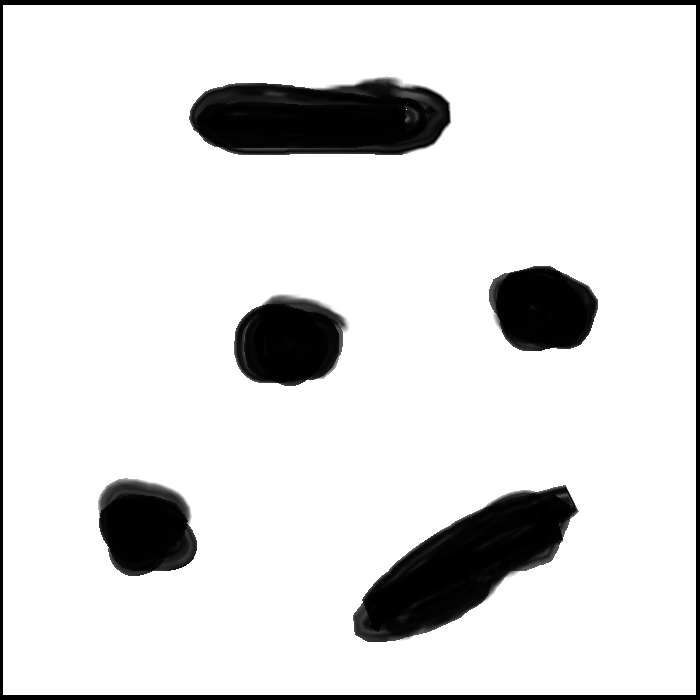
%> input picture 06 - Planejamento - Decomposição em Células/mapa.png, 700 x 700 px
$ octave Mapa_grid.m   (GNU Octave 9; MATLAB toolbox functions it lacks are replaced by stand-ins)
%> lines starting %> are read from the running program, lines starting %| are printed output that depends on the picture; in (x1, y1, x2, y2) boxes, pixels count from 0 and x2, y2 are one past the last pixel; in counts of white or black regions, pixels touching at a corner belong together; the program's own positions count from 1
clc;
clear all;
close all;

% Leitura da imagem do mapa
img = imread('Mapa.png');
%> img is the input picture: size 700x700x3 uint8; min 0, max 255, mean 221
img=rgb2gray(img); %Converter para gray
%> img: size 700x700 uint8
[n_linhas_img, n_colunas_img]=size(img);
%> n_linhas_img = 700; n_colunas_img = 700
image(img); % mostra a imagem em escala de cinza
set(gcf,'colormap',gray);
axis equal;

%Tamanho do mapa em metros
size_x_mapa=10;
size_y_mapa=10;


%intervalo do grid em metros
size_grid=0.5;
etiqueta_x=-size_x_mapa/2:size_grid:size_x_mapa/2;
etiqueta_y=size_y_mapa/2:-size_grid:-size_y_mapa/2;

%convertendos as etiquetas int em array para etiquetar os eixos do mapa
etiqueta_x_string = arrayfun(@num2str, etiqueta_x, 'UniformOutput', false);
etiqueta_y_string = arrayfun(@num2str, etiqueta_y, 'UniformOutput', false);

escala_colunas=n_colunas_img/size_x_mapa; %pixels/metro
%> escala_colunas = 70
escala_linhas=n_linhas_img/size_y_mapa; %pixels/metro
%> escala_linhas = 70

ticks_x=0:size_grid*escala_colunas:n_colunas_img;
%> ticks_x = 21 values from 0 to 700
ticks_y=0:size_grid*escala_linhas:n_linhas_img;
%> ticks_y = 21 values from 0 to 700


%Apenas para garantir que só teremos esses dois valores
threshold = 127;
img(img > threshold) = 255;
img(img <= threshold) = 0;
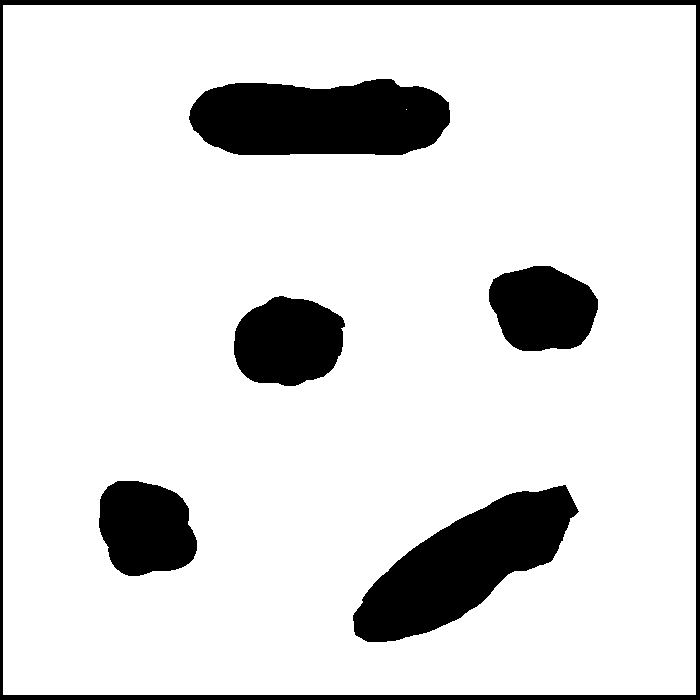
%> img: size 700x700 uint8; 86.1% white; 6 black regions, box (x1, y1, x2, y2) and area: (353, 485, 579, 642) 17037, (189, 79, 450, 155) 16589, (0, 0, 700, 700) 11830, (234, 296, 345, 386) 7817, (99, 481, 197, 576) 7398, (489, 266, 598, 351) 7235


% Preenchendo o GRID, onde tiver algum pixel preto, preenche toda a celula
% Cada célula recebe o somatório dos valores dos Pixels
rows=round(n_linhas_img/(size_grid*escala_linhas)); %celulas em pixels linhas (obs! o tamanho vertical está dividido em linhas)
%> rows = 20
cols=round(n_colunas_img/(size_grid*escala_colunas)); %celulas em pixels linhas
%> cols = 20
Grade = zeros(rows, cols);
for r = 1:rows
    for c = 1:cols

        colunas_i = round((c-1) * size_grid*escala_colunas) + 1;
        colunas_f = round(colunas_i + size_grid*escala_colunas) - 1;

        linhas_i = round((r-1) * size_grid*escala_linhas) + 1;
        linhas_f = round(linhas_i + size_grid*escala_linhas) - 1;

        if (colunas_f <= n_colunas_img) &&(linhas_f < n_linhas_img)
            matriz_aux=img(linhas_i:linhas_f, colunas_i:colunas_f);
        end
        %se a matriz auxiliar tiver algum zero, zerar tudo
        aux1=min(matriz_aux);
        aux2=min(aux1);
        if aux2~=0
            aux2=255;
        end
        Grade(r, c) = aux2;
    end
end
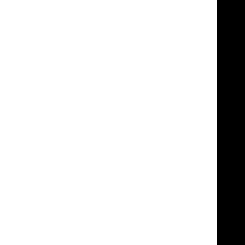
%> matriz_aux: size 35x35 uint8 (shown 7 times larger); 88.6% white; 1 black region, box (x1, y1, x2, y2) and area: (31, 0, 35, 35) 140
% para cada bloco foi asocciado um pixel, então a imagem diminui de tamanho

%Zoom do gráfico para plotar junto com o original
Grade_Completa=zeros(n_linhas_img, n_colunas_img);
escalax=n_colunas_img/cols;
%> escalax = 35
escalay=n_linhas_img/rows;
%> escalay = 35
for kl=1:n_linhas_img
    klg=ceil(kl/escalay);
    for kc=1:n_colunas_img
        kcg=ceil(kc/escalax);
        Grade_Completa(kl,kc)=Grade(klg,kcg);
    end
end
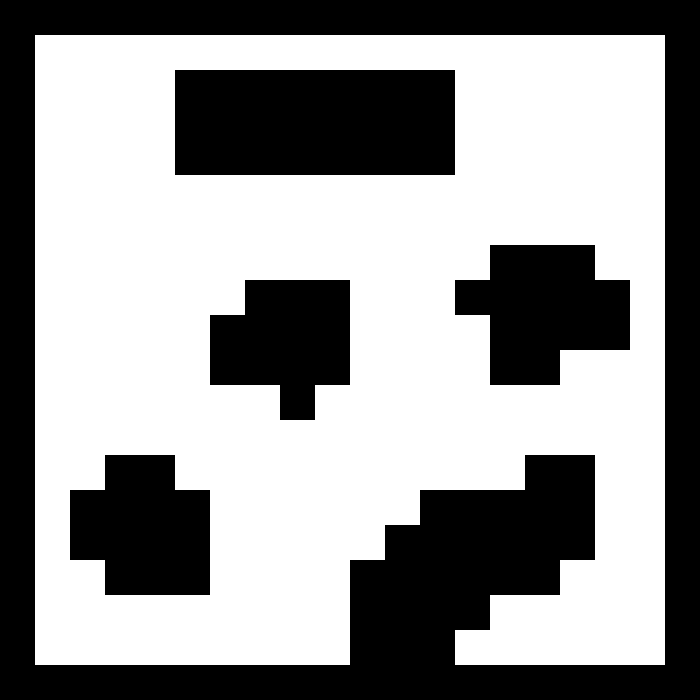
%> Grade_Completa: size 700x700 double; 58.8% white; 5 black regions, box (x1, y1, x2, y2) and area: (0, 0, 700, 700) 124950, (175, 70, 455, 175) 29400, (455, 245, 630, 385) 17150, (70, 455, 210, 595) 15925, (210, 280, 350, 420) 14700
%Grade_Completa = imresize(Grade,[size_y_img size_y_img]);

%Figura na escala do mapa em metros sem o grafo
figure
image(img);
hold on;
image(Grade_Completa, 'AlphaData', 0.4);
set(gcf,'colormap',gray);
xticks(ticks_x);
xticklabels(etiqueta_x_string);
yticks(ticks_y);
yticklabels(etiqueta_y_string);
grid;
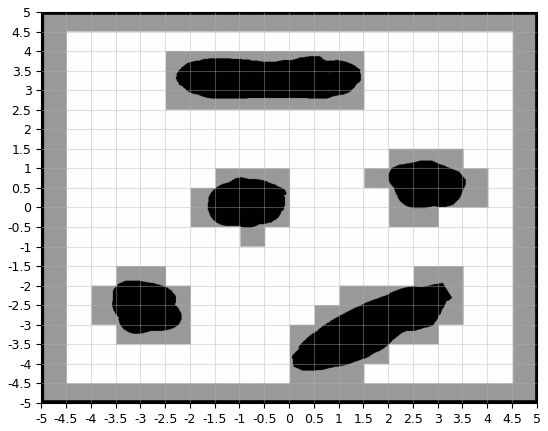
%> figure redrawn from the program's plot data
hold off;
%axis equal;

%Figura na escala do mapa em metros adicionando o grafo
figure
image(img);
hold on;
image(Grade_Completa, 'AlphaData', 0.4);
set(gcf,'colormap',gray);
xticks(ticks_x);
xticklabels(etiqueta_x_string);
yticks(ticks_y);
yticklabels(etiqueta_y_string);
grid;
%hold off;

% Criando nós no grafo
% se o elemento Grade(x,y) for igual a zero, então é obstáculo.


no=0; %número inicial de nós do grafo
for r = 1:rows
    for c = 1:cols
        if Grade(r, c)==255 %criar nó
            no=no+1;
            y_no(no)=r; %posição do nó em y em pixels na escala Grade(x,y)
            x_no(no)=c; %posição do nó em x em pixels na escala Grade(x,y)
        end
    end
end
%> after the loop, no = 235; x_no = 235 values, max 19 at index 18, min 2 at index 1, mean 10.31; y_no = 235 values from 2 to 19

%Criar a matriz de adjacencia
Adj=zeros(no,no);
%> Adj: size 235x235 double; every value is 0
for k=1:no
    %pego a coordenada do nó k
    cord_x=x_no(k);
    cord_y=y_no(k);
    for kk=1:no % testo o nó k com todos os outros para ver se são vizinhos
        if k~=kk
            cord_xv=x_no(kk);
            cord_yv=y_no(kk);

            if (cord_x+1)== cord_xv && cord_y == cord_yv% verifica se o vizinho está na direita
                %adicionar aresta
                Adj(k,kk)=1;
            end
            if (cord_x-1)== cord_xv && cord_y == cord_yv% verifica se o vizinho está à esquerda
                %adicionar aresta
                Adj(k,kk)=1;
            end
            if cord_x== cord_xv && (cord_y+1) == cord_yv% verifica se o vizinho está na acima
                %adicionar aresta
                Adj(k,kk)=1;
            end
            if cord_x== cord_xv && (cord_y-1) == cord_yv% verifica se o vizinho está à abaixo
                %adicionar aresta
                Adj(k,kk)=1;
            end
        end
    end
end
%> this loop made 235 passes
%> (cord_x, cord_y) on passes 1 to 3: (2, 2), (3, 2), (4, 2)
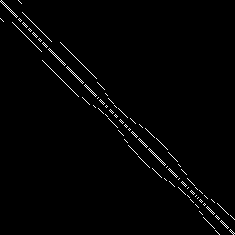
%> Adj: size 235x235 double; values 0 (black) and 1 (white), 1.4% white in thin lines or dots
%> after the loop, cord_xv = 18; cord_yv = 19

%> (the run ends here)
